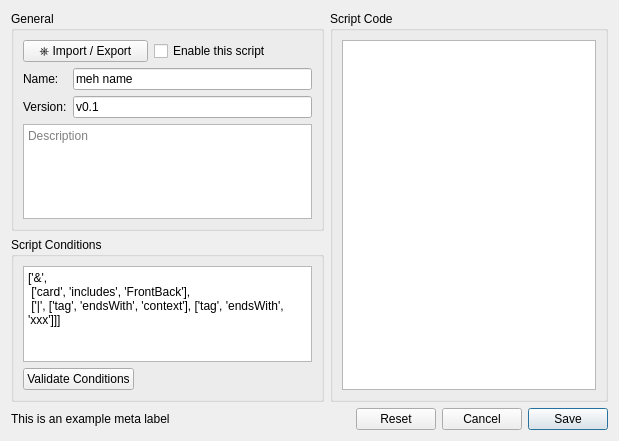
<?xml version="1.0" encoding="UTF-8"?>
<ui version="4.0">
 <class>AMScriptConfig</class>
 <widget class="QWidget" name="AMScriptConfig">
  <property name="geometry">
   <rect>
    <x>0</x>
    <y>0</y>
    <width>619</width>
    <height>441</height>
   </rect>
  </property>
  <property name="windowTitle">
   <string>Form</string>
  </property>
  <layout class="QGridLayout" name="gridLayout_2">
   <item row="0" column="3" rowspan="2" colspan="4">
    <widget class="QGroupBox" name="statementsForInsertion">
     <property name="toolTip">
      <string>&lt;html&gt;&lt;head/&gt;&lt;body&gt;&lt;p&gt;Every iteration has a default style with the name &amp;quot;default&amp;quot;. If no other style is applied, and no rule is applicable, the &amp;quot;default&amp;quot; style will be used.&lt;/p&gt;&lt;/body&gt;&lt;/html&gt;</string>
     </property>
     <property name="title">
      <string>Script Code</string>
     </property>
     <layout class="QGridLayout" name="gridLayout_4">
      <item row="0" column="0" colspan="2">
       <widget class="QPlainTextEdit" name="codeTextEdit"/>
      </item>
     </layout>
    </widget>
   </item>
   <item row="0" column="0" colspan="3">
    <widget class="QGroupBox" name="generalOptions">
     <property name="toolTip">
      <string>&lt;html&gt;&lt;head/&gt;&lt;body&gt;&lt;p&gt;The input syntax of the iteration. This will be used to detect sets in the card content.&lt;/p&gt;&lt;/body&gt;&lt;/html&gt;</string>
     </property>
     <property name="title">
      <string>General</string>
     </property>
     <layout class="QGridLayout" name="gridLayout">
      <item row="2" column="0">
       <widget class="QLabel" name="nameLabel">
        <property name="text">
         <string>Name:</string>
        </property>
       </widget>
      </item>
      <item row="4" column="0" colspan="6">
       <widget class="QPlainTextEdit" name="descriptionTextEdit">
        <property name="placeholderText">
         <string>Description</string>
        </property>
       </widget>
      </item>
      <item row="1" column="3" colspan="2">
       <widget class="QCheckBox" name="enableScriptCheckBox">
        <property name="toolTip">
         <string>&lt;html&gt;&lt;head/&gt;&lt;body&gt;&lt;p&gt;Advanced feature. Check this if you want to treat the content of the &amp;quot;Open Delimiter&amp;quot;, &amp;quot;Close Delimiter&amp;quot;, and &amp;quot;Field separator&amp;quot; as regular expressions.&lt;/p&gt;&lt;/body&gt;&lt;/html&gt;</string>
        </property>
        <property name="text">
         <string>Enable this script</string>
        </property>
       </widget>
      </item>
      <item row="1" column="0" colspan="3">
       <widget class="QPushButton" name="importButton">
        <property name="text">
         <string>⎈ Import / Export</string>
        </property>
       </widget>
      </item>
      <item row="2" column="1" colspan="5">
       <widget class="QLineEdit" name="nameLineEdit">
        <property name="text">
         <string>meh name</string>
        </property>
       </widget>
      </item>
      <item row="3" column="0">
       <widget class="QLabel" name="label">
        <property name="text">
         <string>Version:</string>
        </property>
       </widget>
      </item>
      <item row="3" column="1" colspan="5">
       <widget class="QLineEdit" name="versionLineEdit">
        <property name="text">
         <string>v0.1</string>
        </property>
       </widget>
      </item>
     </layout>
    </widget>
   </item>
   <item row="5" column="6">
    <widget class="QPushButton" name="saveButton">
     <property name="text">
      <string>Save</string>
     </property>
     <property name="autoDefault">
      <bool>true</bool>
     </property>
     <property name="default">
      <bool>true</bool>
     </property>
    </widget>
   </item>
   <item row="5" column="5">
    <widget class="QPushButton" name="cancelButton">
     <property name="text">
      <string>Cancel</string>
     </property>
    </widget>
   </item>
   <item row="5" column="0" colspan="4">
    <widget class="QLabel" name="metaLabel">
     <property name="text">
      <string>This is an example meta label</string>
     </property>
     <property name="wordWrap">
      <bool>true</bool>
     </property>
    </widget>
   </item>
   <item row="1" column="0" colspan="3">
    <widget class="QGroupBox" name="scriptConditions">
     <property name="toolTip">
      <string>&lt;html&gt;&lt;head/&gt;&lt;body&gt;&lt;p&gt;The input syntax of the iteration. This will be used to detect sets in the card content.&lt;/p&gt;&lt;/body&gt;&lt;/html&gt;</string>
     </property>
     <property name="title">
      <string>Script Conditions</string>
     </property>
     <layout class="QGridLayout" name="gridLayout_3">
      <item row="0" column="1" colspan="2">
       <widget class="QPlainTextEdit" name="conditionsTextEdit">
        <property name="plainText">
         <string>['&amp;',
 ['card', 'includes', 'FrontBack'],
 ['|', ['tag', 'endsWith', 'context'], ['tag', 'endsWith', 'xxx']]]</string>
        </property>
       </widget>
      </item>
      <item row="1" column="1">
       <widget class="QPushButton" name="validateButton">
        <property name="text">
         <string>Validate Conditions</string>
        </property>
       </widget>
      </item>
      <item row="1" column="2">
       <spacer name="horizontalSpacer_3">
        <property name="orientation">
         <enum>Qt::Horizontal</enum>
        </property>
        <property name="sizeHint" stdset="0">
         <size>
          <width>40</width>
          <height>20</height>
         </size>
        </property>
       </spacer>
      </item>
     </layout>
    </widget>
   </item>
   <item row="5" column="4">
    <widget class="QPushButton" name="resetButton">
     <property name="enabled">
      <bool>true</bool>
     </property>
     <property name="text">
      <string>Reset</string>
     </property>
     <property name="default">
      <bool>false</bool>
     </property>
     <property name="flat">
      <bool>false</bool>
     </property>
    </widget>
   </item>
  </layout>
 </widget>
 <resources/>
 <connections/>
</ui>
